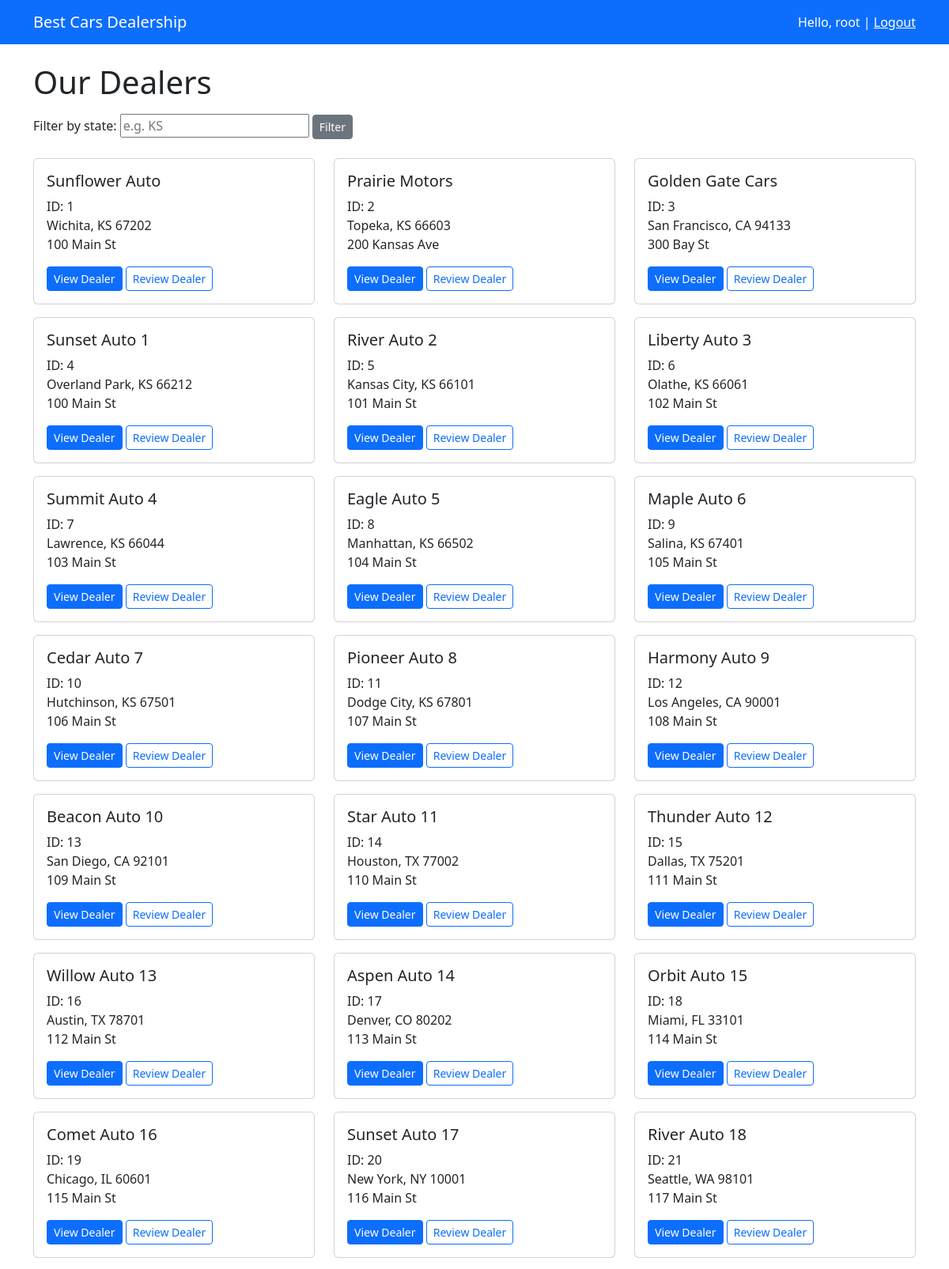
The app's page / (signed in, upper part) with its own data.
### djangoapp/models.py (models this page shows, shortened)
class Dealer(models.Model):
    name = models.CharField(max_length=100)
    short_name = models.CharField(max_length=50, default='')
    full_name = models.CharField(max_length=150, default='')
    city = models.CharField(max_length=100, default='')
    state = models.CharField(max_length=2, default='')
    address = models.CharField(max_length=200, default='')
    zip_code = models.CharField(max_length=10, default='')
    phone = models.CharField(max_length=20, default='')
    lat = models.FloatField(default=0.0)
    long = models.FloatField(default=0.0)

### djangoapp/views.py (the view)
# urls.py: path('', views.home, name='home'),
def home(request):
    state = request.GET.get('state', '').upper()
    dealers = Dealer.objects.filter(state=state) if state else Dealer.objects.all()
    return render(request, 'djangoapp/home.html', {'dealers': dealers, 'state': state})

### djangoapp/templates/djangoapp/home.html (shortened to what this page needs)
<!DOCTYPE html>
<html lang="en">
<head>
  <link href="https://cdn.jsdelivr.net/npm/bootstrap@5.3.3/dist/css/bootstrap.min.css" rel="stylesheet" />
</head>
<body>
  <nav class="navbar navbar-dark bg-primary">
    <div class="container">
      <a class="navbar-brand" href="/">Best Cars Dealership</a>
      <span class="navbar-text text-white">
        {% if user.is_authenticated %}Hello, {{ user.username }} | <a class="text-white" href="/logout/">Logout</a>{% else %}<a class="text-white" href="/login/">Login</a>{% endif %}
      </span>
    </div>
  </nav>
  <div class="container mt-4">
    <h1>Our Dealers{% if state %} in {{ state }}{% endif %}</h1>
    <form method="get" class="my-3">
      <label>Filter by state:</label>
      <input type="text" name="state" value="{{ state }}" placeholder="e.g. KS" maxlength="2" />
      <button class="btn btn-secondary btn-sm" type="submit">Filter</button>
    </form>
    <div class="row">
      {% for dealer in dealers %}
      <div class="col-md-4 my-2">
        <div class="card">
          <div class="card-body">
            <h5 class="card-title">{{ dealer.name }}</h5>
            <p>ID: {{ dealer.id }}<br />
              {{ dealer.city }}, {{ dealer.state }} {{ dealer.zip_code }}<br />{{ dealer.address }}</p>
            <a class="btn btn-primary btn-sm" href="/dealer/{{ dealer.id }}/">View Dealer</a>
            {% if user.is_authenticated %}
            <a class="btn btn-outline-primary btn-sm" href="/dealer/{{ dealer.id }}/review/">Review Dealer</a>
            {% endif %}
          </div>
        </div>
      </div>
      {% empty %}
      <p>No dealers found.</p>
      {% endfor %}
    </div>
  </div>
</body>
</html>

### records on screen
Dealer: name "Sunflower Auto", id "1", city "Wichita", state "KS", zip_code "67202", address "100 Main St"
Dealer: name "Prairie Motors", id "2", city "Topeka", state "KS", zip_code "66603", address "200 Kansas Ave"
Dealer: name "Golden Gate Cars", id "3", city "San Francisco", state "CA", zip_code "94133", address "300 Bay St"
Dealer: name "Sunset Auto 1", id "4", city "Overland Park", state "KS", zip_code "66212", address "100 Main St"
Dealer: name "River Auto 2", id "5", city "Kansas City", state "KS", zip_code "66101", address "101 Main St"
Dealer: name "Liberty Auto 3", id "6", city "Olathe", state "KS", zip_code "66061", address "102 Main St"
Dealer: name "Summit Auto 4", id "7", city "Lawrence", state "KS", zip_code "66044", address "103 Main St"
Dealer: name "Eagle Auto 5", id "8", city "Manhattan", state "KS", zip_code "66502", address "104 Main St"
Dealer: name "Maple Auto 6", id "9", city "Salina", state "KS", zip_code "67401", address "105 Main St"
Dealer: name "Cedar Auto 7", id "10", city "Hutchinson", state "KS", zip_code "67501", address "106 Main St"
Dealer: name "Pioneer Auto 8", id "11", city "Dodge City", state "KS", zip_code "67801", address "107 Main St"
Dealer: name "Harmony Auto 9", id "12", city "Los Angeles", state "CA", zip_code "90001", address "108 Main St"
Dealer: name "Beacon Auto 10", id "13", city "San Diego", state "CA", zip_code "92101", address "109 Main St"
Dealer: name "Star Auto 11", id "14", city "Houston", state "TX", zip_code "77002", address "110 Main St"
Dealer: name "Thunder Auto 12", id "15", city "Dallas", state "TX", zip_code "75201", address "111 Main St"
Dealer: name "Willow Auto 13", id "16", city "Austin", state "TX", zip_code "78701", address "112 Main St"
Dealer: name "Aspen Auto 14", id "17", city "Denver", state "CO", zip_code "80202", address "113 Main St"
Dealer: name "Orbit Auto 15", id "18", city "Miami", state "FL", zip_code "33101", address "114 Main St"
Dealer: name "Comet Auto 16", id "19", city "Chicago", state "IL", zip_code "60601", address "115 Main St"
Dealer: name "Sunset Auto 17", id "20", city "New York", state "NY", zip_code "10001", address "116 Main St"
Dealer: name "River Auto 18", id "21", city "Seattle", state "WA", zip_code "98101", address "117 Main St"

### other values on screen
{{ user.username }} "root"
